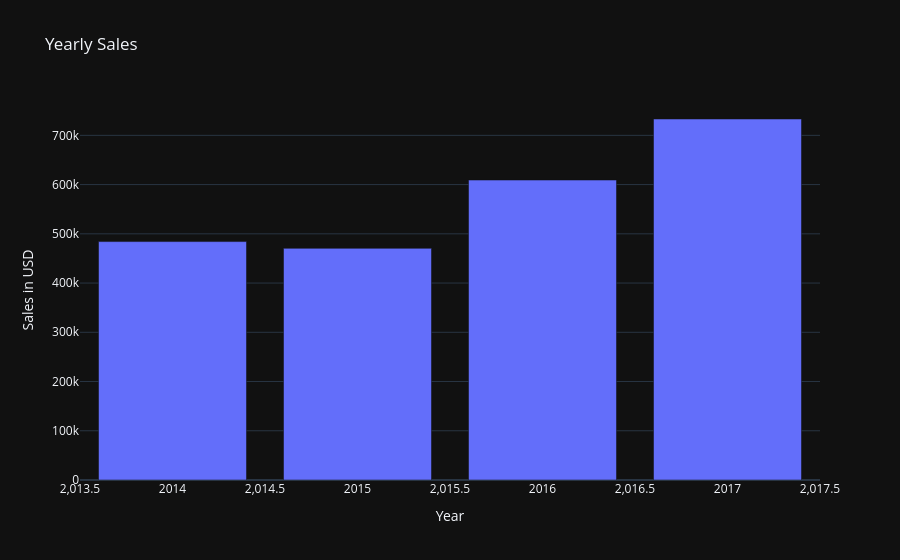

This figure's notebook cell:
### Code cell
# Lets check the yearly sales
yearly_sales = df.groupby('Order_Year')['Sales'].sum().reset_index()
print(yearly_sales)
# let's create a figure of yearly sales
fig = px.bar(yearly_sales, 
            x='Order_Year', 
            y='Sales', 
            title='Yearly Sales', 
            labels={'Sales':'Sales in USD', 'Order_Year':'Year'})
fig.show()

### Figure 1 — Plotly figure (JSON) as saved in the notebook; plotly's stock layout.template omitted (floating-point values rounded to 4 significant figures)
{"data": [{"alignmentgroup": "True", "hovertemplate": "Year=%{x}<br>Sales in USD=%{y}<extra></extra>", "legendgroup": "", "marker": {"color": "#636efa", "pattern": {"shape": ""}}, "name": "", "offsetgroup": "", "orientation": "v", "showlegend": false, "textposition": "auto", "type": "bar", "x": [2014, 2015, 2016, 2017], "xaxis": "x", "y": [484200.0, 470500.0, 609200.0, 733200.0], "yaxis": "y"}], "layout": {"barmode": "relative", "legend": {"tracegroupgap": 0}, "title": {"text": "Yearly Sales"}, "xaxis": {"anchor": "y", "domain": [0, 1], "title": {"text": "Year"}}, "yaxis": {"anchor": "x", "domain": [0, 1], "title": {"text": "Sales in USD"}}}}
